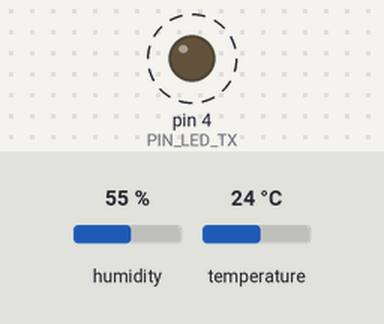
The sketch below on a simulated Arduino Uno, built with avr-gcc and run on an emulated ATmega328P. Shown: output pins drawn as LEDs (lit = HIGH). Dashed ring = blinking. The inputs (shaded band) are chosen by the test bench; at power-on: humidity 55 %, temperature 24 °C. No radio packets arrive unless stated; what the sketch prints to the serial monitor is not drawn.

Above: at 1.0 s.
Timing chart, 0 to 4.6 s (numbered marks = the images above):
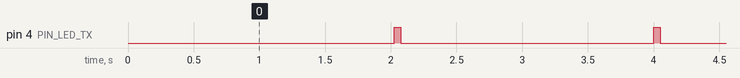

Measured:
- by itself, pin 4 (PIN_LED_TX): alternates HIGH for 0.05 s and LOW for 1.9 s

The sketch:

transmitter.ino
```cpp
/*
 * transmitter.ino — передавальний вузол (вузол датчика)
 * Проєкт: Дистанційна передача даних датчика температури і вологості
 *         на модулі зв'язку 2.4 GHz (nRF24L01) на OLED-дисплей
 * Плата:  Arduino Uno R3 (ATmega328P)
 * Бібліотеки:
 *   RF24 by TMRh20                v1.4.9
 *   DHT sensor library (Adafruit) v1.4.6
 *   Adafruit Unified Sensor       v1.1.14
 * Ліцензія: MIT
 */
#include <SPI.h>
#include <RF24.h>
#include <DHT.h>

// ---------- Призначення пінів ----------
#define PIN_DHT     2     // лінія DATA датчика DHT11
#define PIN_LED_TX  4     // світлодіод індикації успішної передачі
#define PIN_RF_CE   9     // CE  модуля nRF24L01
#define PIN_RF_CSN  10    // CSN модуля nRF24L01 (SPI: D11, D12, D13)
#define DHT_TYPE    DHT11

// ---------- Параметри радіоканалу ----------
const uint8_t RF_CHANNEL      = 80;       // 2400 + 80 = 2480 МГц (верх ISM-діапазону)
const byte    PIPE_ADDRESS[6] = "TH001";  // 5-байтова адреса каналу

// ---------- Параметри роботи ----------
const unsigned long SEND_INTERVAL_MS = 2000; // період вимірювання і передачі
const float TEMP_OFFSET = 0.5;  // калібрувальна поправка температури, °C
const float HUM_OFFSET  = 0.0;  // калібрувальна поправка вологості, %

// ---------- Структура пакета даних (13 байт) ----------
struct SensorPacket {
  uint32_t packetId;     // порядковий номер пакета
  float    temperature;  // температура, °C
  float    humidity;     // відносна вологість, %
  uint8_t  status;       // 0 - дані коректні, 1 - помилка датчика
};

// ---------- Прототипи функцій ----------
void readSensor();
void sendPacket();
void blinkLed();

RF24 radio(PIN_RF_CE, PIN_RF_CSN);
DHT  dht(PIN_DHT, DHT_TYPE);

SensorPacket  packet;
unsigned long lastSend = 0;
uint32_t      sentOk = 0, sentFail = 0;

void setup() {
  Serial.begin(9600);
  pinMode(PIN_LED_TX, OUTPUT);
  dht.begin();

  // Ініціалізація радіомодуля; при помилці - аварійна індикація
  if (!radio.begin()) {
    Serial.println(F("nRF24L01 not responding! Check wiring and 3.3V power."));
    while (true) {
      digitalWrite(PIN_LED_TX, !digitalRead(PIN_LED_TX));
      delay(100);
    }
  }
  radio.setChannel(RF_CHANNEL);
  radio.setDataRate(RF24_250KBPS);          // мін. швидкість -> макс. дальність
  radio.setPALevel(RF24_PA_HIGH);           // потужність передавача
  radio.setPayloadSize(sizeof(SensorPacket));
  radio.setRetries(5, 15);                  // до 15 повторів через 1.5 мс
  radio.openWritingPipe(PIPE_ADDRESS);
  radio.stopListening();                    // режим передавача (PTX)

  packet.packetId = 0;
  Serial.println(F("Transmitter ready"));
}

void loop() {
  // Неблокуюче планування: вимірювання і передача кожні SEND_INTERVAL_MS
  if (millis() - lastSend >= SEND_INTERVAL_MS) {
    lastSend = millis();
    readSensor();
    sendPacket();
  }
}

// Зчитує DHT11 і заповнює поля пакета
void readSensor() {
  float h = dht.readHumidity();
  float t = dht.readTemperature();          // градуси Цельсія

  if (isnan(h) || isnan(t)) {               // датчик не відповів
    packet.status      = 1;
    packet.temperature = 0;
    packet.humidity    = 0;
    Serial.println(F("DHT11 read error"));
  } else {
    packet.status      = 0;
    packet.temperature = t + TEMP_OFFSET;
    packet.humidity    = constrain(h + HUM_OFFSET, 0, 100);
  }
  packet.packetId++;
}

// Надсилає пакет і перевіряє підтвердження (ACK) від приймача
void sendPacket() {
  unsigned long t0 = micros();
  bool ok = radio.write(&packet, sizeof(packet));
  unsigned long dt = micros() - t0;         // час передачі з очікуванням ACK

  if (ok) { sentOk++; blinkLed(); }
  else    { sentFail++; }

  // Журнал у Serial Monitor
  Serial.print(F("#"));       Serial.print(packet.packetId);
  Serial.print(F(" T="));     Serial.print(packet.temperature, 1);
  Serial.print(F(" H="));     Serial.print(packet.humidity, 1);
  Serial.print(ok ? F(" ACK ") : F(" FAIL "));
  Serial.print(dt);           Serial.print(F(" us, ok/fail="));
  Serial.print(sentOk);       Serial.print('/');
  Serial.println(sentFail);
}

// Короткий спалах світлодіода після успішної передачі
void blinkLed() {
  digitalWrite(PIN_LED_TX, HIGH);
  delay(50);
  digitalWrite(PIN_LED_TX, LOW);
}
```
